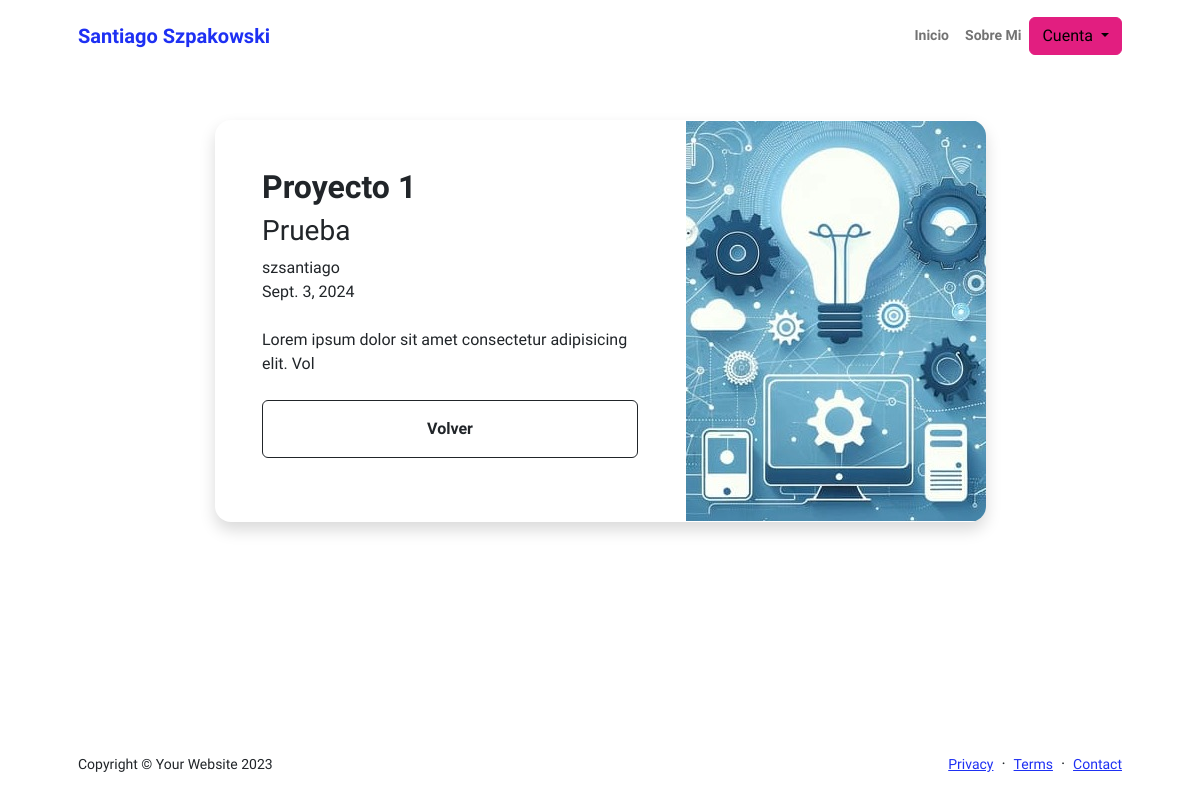
The page /page/2/ on the database its author committed.
### AppPrincipal/models.py (models this page shows, shortened)
class Proyecto (models.Model):
    titulo = models.CharField(max_length=40)
    subtitulo = models.CharField(max_length=40)
    descripcion = models.CharField(max_length=500)
    fecha = models.DateField()
    imagen = models.ForeignKey('ImagenProyecto', on_delete=models.SET_NULL, null=True, blank=True, related_name='proyectos')
    autor = models.ForeignKey(Usuario, on_delete=models.CASCADE)

class ImagenProyecto(models.Model):
    imagen = models.ImageField(upload_to='imagen', null=True, blank=True)

### AppPrincipal/views.py (the view)
# urls.py: path('page/<int:id>/', views.ProyectoSeleccionadoListView.as_view(), name='detalleProyecto'),
class ProyectoSeleccionadoListView(ListView):
    model = Proyecto
    template_name = 'appprincipal/page.html'  # Asegúrate de que esta ruta sea correcta
    context_object_name = 'proyecto'  # El nombre del contexto que se pasa a la plantilla
    def get_queryset(self):
        proyecto_id = self.kwargs['id']
        return Proyecto.objects.filter(id=proyecto_id)
    def get_context_data(self, **kwargs):
        context = super().get_context_data(**kwargs)
        proyecto_id = self.kwargs['id']
        context['proyecto'] = Proyecto.objects.get(id=proyecto_id)
        return context

### AppPrincipal/templates/appprincipal/page.html (shortened to what this page needs)
{% extends "appprincipal/index.html" %}
{% load static %}
    {% block contenidoQueCambia %}
    <section class="py-5">
        <div class="container px-5 mb-5">
            <div class="row gx-5 justify-content-center">
                <div class="col-lg-11 col-xl-9 col-xxl-8">
                    {%if proyecto%}
                    <div class="card overflow-hidden shadow rounded-4 border-0 mb-5">
                        <div class="card-body p-0">
                            <div class="d-flex align-items-center justify-content-center">
                                <div class="p-5">
                                    <h2 class="fw-bolder">{{proyecto.titulo}}</h2>
                                    <h3>{{proyecto.subtitulo}}</h3>
                                    <p>
                                        {{proyecto.autor}}<br>
                                        {{proyecto.fecha}}<br><br>
                                        {{proyecto.descripcion}}<br><br>
                                        <a class="btn btn-outline-dark btn-m px-5 py-3 fs-6 fw-bolder"
                                            style="width: 23.5rem;" href="{%url 'proyectos'%}">Volver</a>
                                    </p>
                                </div>
                                <img class="img-fluid" src="{{proyecto.imagen.imagen.url}}" alt="">
                            </div>
                        </div>
                    </div>
                    {%else%}
                    <p>No hay proyectos</p>
                    {%endif%}
                </div>
            </div>
        </div>
    </section>
    {% endblock %}

### rows shown on the page
Proyecto: titulo "Proyecto 1", subtitulo "Prueba", autor "szsantiago", fecha "Sept. 3, 2024", descripcion "Lorem ipsum dolor sit amet consectetur adipisicing elit. Vol", imagen.imagen (picture)
